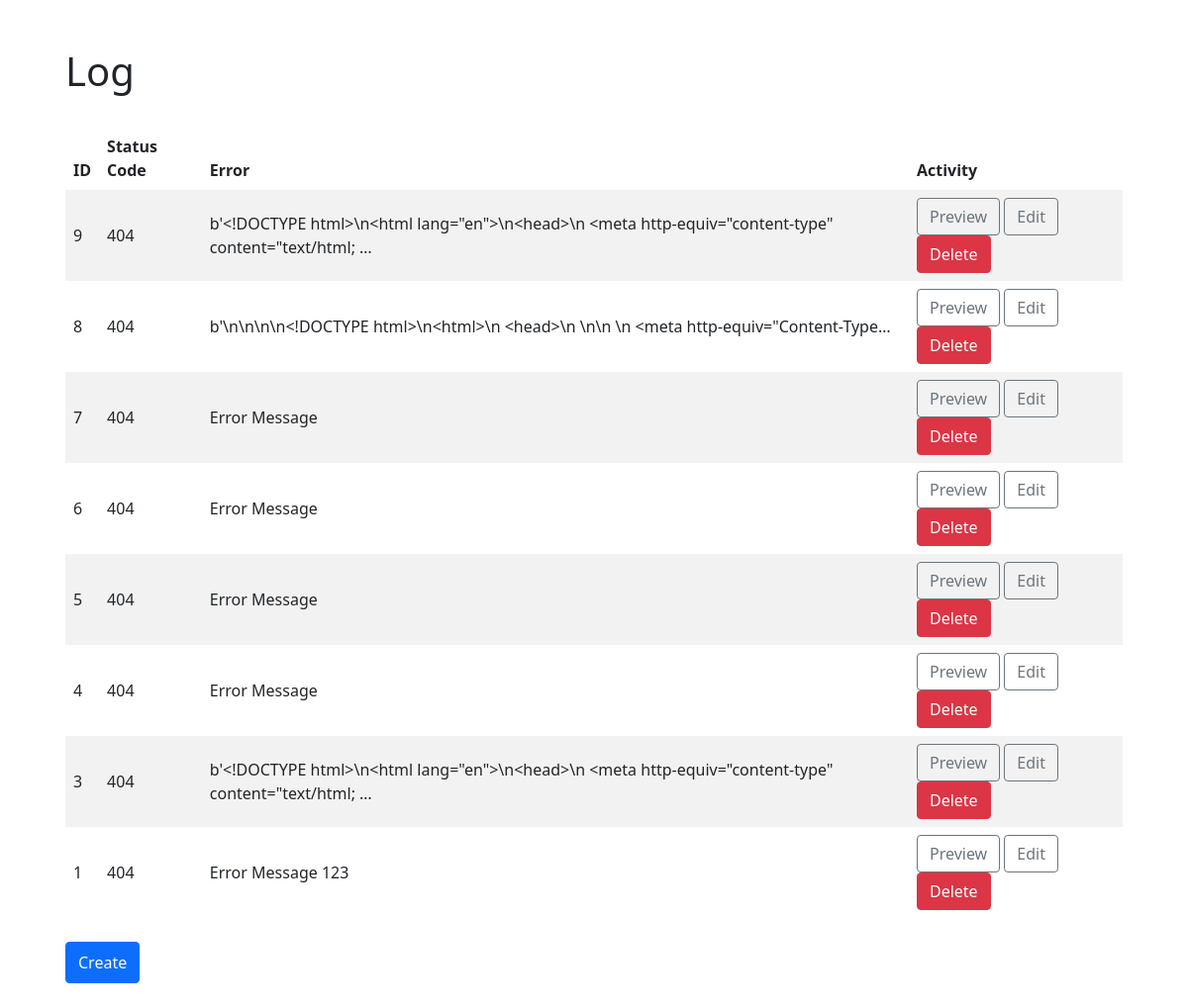
The page / on the database its author committed.
### log/models.py (models this page shows)
class ResponseStatusLog(models.Model):
    json_response = models.JSONField(default=dict)
    class Meta:
        verbose_name = "Response Status Log"
        verbose_name_plural = "Response Status Logs"

### log/views/appviews.py (the view)
# urls.py: path('', LogListView.as_view(), name='list'),
class LogListView(ListView):
    model = ResponseStatusLog
    queryset = ResponseStatusLog.objects.all().order_by('-id')
    template_name = 'log/log_list.html'
    extra_context = {
        'title': 'Log',
    }
    def get_queryset(self):
        return ResponseStatusLog.objects.all().order_by('-id')

### log/templates/log/log_list.html (shortened to what this page needs)
{% extends 'base.html' %}
{% block body_content %}
  <div class="container-md">
    <div class="form-container p-md-4">
      <h1 class="py-4">
        {{title}}
      </h1>
      {% if object_list %}
      <table class="table table-hover table-borderless table-striped">
        <thead>
        <tr>
          <th scope="col">ID</th>
          <th scope="col">Status Code</th>
          <th scope="col">Error</th>
          <th scope="col" class="text-right">Activity</th>
        </tr>
        </thead>
        <tbody>
        {% for post in object_list %}
        <tr class="row_{{post.id}}">
          <td class="align-middle">{{ post.id }}</td>
          <td class="align-middle">{{ post.json_response.status_code }}</td>
          <td class="align-middle">{{ post.json_response.error|truncatechars:100 }}</td>
          <td class="align-middle">
            <a href="{% url 'log:detail' post.id %}" class="btn btn-outline-secondary text-center">
              <span>
                <span class="d-none d-md-inline">Preview</span>
              </span>
            </a>
            <a href="{% url 'log:update' post.id %}" class="btn btn-outline-secondary text-center">
              <span>
                <span class="d-none d-md-inline">Edit</span>
              </span>
            </a>
            <a href="{% url 'log:delete' post.id %}" class="btn btn-danger text-center">
              <span>
                <span class="d-none d-md-inline">Delete</span>
              </span>
            </a>
          </td>
        </tr>
        {% endfor %}
        </tbody>
      </table>
      {% else %}
      <p class="lead">You have no data.</p>
      {% endif %}
      <div class="row mt-4">
        <div class="col-12 col-md text-md-right mt-4 my-md-0">
          <a href="{% url 'log:new' %}" class="btn btn-block btn-primary text-white py-2">
            <span>Create</span>
          </a>
        </div>
      </div>
    </div>
  </div>
{% endblock %}

### templates/base.html (shortened to what this page needs)
{% load static %}
<!doctype html>
<html lang="en">
  <head>
    <link href="{% static 'css/bootstrap.min.css' %}" rel="stylesheet">
  </head>
  <body>
    {% block body_content %}{% endblock %}
  </body>
</html>

### rows shown on the page
ResponseStatusLog: id "9", json_response.status_code "404", json_response.error "b'<!DOCTYPE html>\\n<html lang=\"en\">\\n<head>\\n <meta http-equiv=\"content-type\" content=\"text/html; …"
ResponseStatusLog: id "8", json_response.status_code "404", json_response.error "b'\\n\\n\\n\\n<!DOCTYPE html>\\n<html>\\n <head>\\n \\n\\n \\n <meta http-equiv=\"Content-Type…"
ResponseStatusLog: id "7", json_response.status_code "404", json_response.error "Error Message"
ResponseStatusLog: id "6", json_response.status_code "404", json_response.error "Error Message"
ResponseStatusLog: id "5", json_response.status_code "404", json_response.error "Error Message"
ResponseStatusLog: id "4", json_response.status_code "404", json_response.error "Error Message"
ResponseStatusLog: id "3", json_response.status_code "404", json_response.error "b'<!DOCTYPE html>\\n<html lang=\"en\">\\n<head>\\n <meta http-equiv=\"content-type\" content=\"text/html; …"
ResponseStatusLog: id "1", json_response.status_code "404", json_response.error "Error Message 123"

### other values the page prints
{{ title }} "Log"
